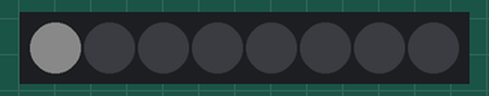
Simulated run of this program. Board: Raspberry Pi Pico running MicroPython. On the bench: 8 RGB LEDs in strip order, left to right. Dim RGB values are drawn brighter than linear.

Above: at 0.01 s.
At 0.61 s:
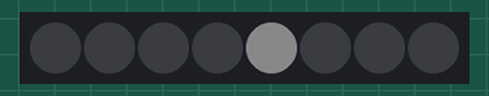
Timing chart, 0 to 40.0 s (numbered marks = the images above):
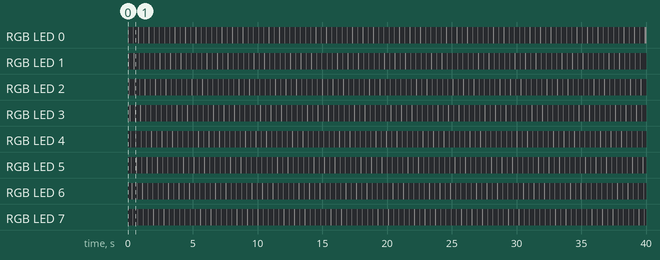

Measured:
- by itself, RGB LED 0–7: alternates RGB(10, 10, 10) for 0.05 s and off for 0.35 s
- by itself, everything shown: repeats every 0.40 s, in 8 steps

The program:

PB-09-6-10-Demo_Neopixel.py
```python
# Bibliotheken laden
from machine import Pin
from neopixel import NeoPixel
from time import sleep_ms

# GPIO-Pin für WS2812
pin_np = 14

# Anzahl der LEDs
leds = 8

# Helligkeit: 0 bis 255
brightness = 10

# Geschwindigkeit (Millisekunden)
speed = 50

# Initialisierung WS2812/NeoPixel
np = NeoPixel(Pin(pin_np, Pin.OUT), leds)

# Wiederholung (Endlos-Schleife)
while True:
    for i in range (leds):
        # Nächste LED einschalten
        np[i] = (brightness, brightness, brightness)
        np.write()
        sleep_ms(speed)
        # LED zurücksetzen
        np[i] = (0, 0, 0)

        """
Das vorliegende MicroPython-Programm ist für den Raspberry Pi Pico
geschrieben und dient dazu, eine Animation auf einem Streifen von
WS2812/NeoPixel-LEDs abzuspielen. Hier ist eine detaillierte Erläuterung:

    Import von Modulen:

    python

from machine import Pin
from neopixel import NeoPixel
from time import sleep_ms

    machine: Ein Modul, das Funktionen für Hardwarezugriffe bereitstellt.
    Hier wird die Pin-Klasse verwendet.
    neopixel: Ein Modul zur Steuerung von NeoPixel-LEDs.
    time: Ein Modul zur Zeitmessung. Die Funktion sleep_ms wird verwendet,
    um Pausen in Millisekunden im Programmablauf einzufügen.

Festlegung der Parameter:

python

pin_np = 14
leds = 8
brightness = 10
speed = 50

    pin_np: GPIO-Pin, der mit dem Datenpin des WS2812/NeoPixel-Streifens
    verbunden ist (hier GPIO-Pin 14).
    leds: Anzahl der LEDs im Streifen (hier 8).
    brightness: Helligkeit der LEDs, ein Wert zwischen 0 und 255 (hier 10).
    speed: Geschwindigkeit der Animation in Millisekunden (hier 50).

Initialisierung des NeoPixel-Streifens:

np = NeoPixel(Pin(pin_np, Pin.OUT), leds)

Hier wird der NeoPixel-Objekt erstellt und mit dem angegebenen Pin und
der Anzahl der LEDs initialisiert.

Endlosschleife für die Animation:

while True:

Die Animation wird in einer Endlosschleife abgespielt, was bedeutet,
dass sie kontinuierlich wiederholt wird.

Animation der LEDs:

    for i in range(leds):
        np[i] = (brightness, brightness, brightness)
        np.write()
        sleep_ms(speed)
        np[i] = (0, 0, 0)

    Diese Schleife durchläuft jede LED im Streifen. Für jede LED wird
    die Helligkeit auf den angegebenen Wert gesetzt, die Farbe ist hier
    weiß. Dann wird np.write() aufgerufen, um die Änderungen auf die LEDs
    anzuwenden. Danach wird eine kurze Pause von speed Millisekunden
    eingefügt, um die Animation sichtbar zu machen. Anschließend wird die
    LED zurückgesetzt, indem die Farbe auf Schwarz gesetzt wird.

Dieses Programm dient dazu, eine einfache Animation auf einem Streifen von
NeoPixel-LEDs zu erzeugen. Es kann leicht angepasst werden, um unterschiedliche
Animationen oder Effekte zu erzeugen, indem die Parameter wie Anzahl der LEDs,
Helligkeit und Geschwindigkeit geändert werden.
"""
```
